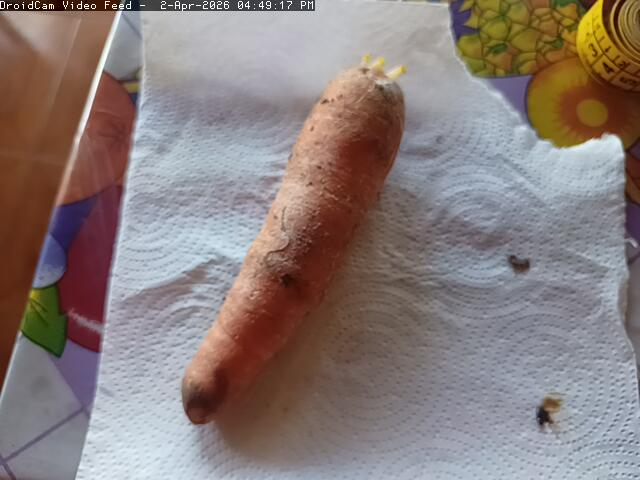
#> input picture Proyecto/test_img/droidcam-20260402-164917.jpg, 640 x 480 px; its folder holds only this picture in this run
$ python prediccion_img.py
#> lines starting #> are read from the running program, lines starting #| are printed output that depends on the picture
### Proyecto/kmeans.py
import numpy as np
import os
import matplotlib.pyplot as plt
from PIL import Image
from entrenamiento import PCA_propio
import cv2

# ─────────────────────────────────────────────
# 1. EXTRACCIÓN DE CARACTERÍSTICAS DE IMÁGENES
# ─────────────────────────────────────────────

def aplicar_grabcut(arr):
    img_uint8 = arr.astype(np.uint8)
    mask = np.zeros(img_uint8.shape[:2], np.uint8)

    h, w = img_uint8.shape[:2]
    margen = 0.10  # 10% de margen desde los bordes
    rect = (
        int(w * margen),        # x inicio
        int(h * margen),        # y inicio
        int(w * (1-2*margen)),  # ancho
        int(h * (1-2*margen))   # alto
    )

    bgd = np.zeros((1, 65), np.float64)
    fgd = np.zeros((1, 65), np.float64)
    cv2.grabCut(img_uint8, mask, rect, bgd, fgd, 5, cv2.GC_INIT_WITH_RECT)

    # Los píxeles con valor 2 o 0 son fondo, el resto es objeto
    mask2 = np.where((mask == 2) | (mask == 0), 0, 1).astype(np.uint8)

    # Aplicar máscara: fondo queda en negro
    resultado = arr * mask2[:, :, np.newaxis]
    return resultado.astype(np.float32), mask2

# ── Convertir RGB a HSV ──
def histogramas_hsv(a, mask=None):
    r,g,b = a[:,:,0]/255, a[:,:,1]/255, a[:,:,2]/255
    cmax  = np.maximum(np.maximum(r,g),b)
    cmin  = np.minimum(np.minimum(r,g),b)
    delta = cmax - cmin + 1e-8
    h_    = np.zeros_like(r)
    mask_r = cmax == r
    h_[mask_r] = 60*(((g[mask_r]-b[mask_r])/delta[mask_r])%6)
    mask_g = cmax == g
    h_[mask_g] = 60*(((b[mask_g]-r[mask_g])/delta[mask_g])+2)
    mask_b = cmax == b
    h_[mask_b] = 60*(((r[mask_b]-g[mask_b])/delta[mask_b])+4)
    s_ = delta/(cmax+1e-8)
    v_ = cmax

    # Aplanar y filtrar solo píxeles de la verdura
    if mask is not None:
        m = mask.flatten().astype(bool)
        h_f = h_.flatten()[m]
        s_f = s_.flatten()[m]
        v_f = v_.flatten()[m]
    else:
        h_f, s_f, v_f = h_.flatten(), s_.flatten(), v_.flatten()

    hh,_ = np.histogram(h_f, bins=32, range=(0,360))
    hs,_ = np.histogram(s_f, bins=16, range=(0,1))
    hv,_ = np.histogram(v_f, bins=16, range=(0,1))
    hh = hh/(hh.sum()+1e-8)
    hs = hs/(hs.sum()+1e-8)
    hv = hv/(hv.sum()+1e-8)
    return np.concatenate([hh, hs, hv])

def momento_central(img, p, q):
    h_, w_ = img.shape
    x = np.arange(w_)
    y = np.arange(h_)
    xx, yy = np.meshgrid(x, y)
    m00 = np.sum(img) + 1e-8
    cx  = np.sum(xx*img)/m00
    cy  = np.sum(yy*img)/m00
    return np.sum(((xx-cx)**p)*((yy-cy)**q)*img)

def extraer_caracteristicas_imagen(ruta, tam=(128, 128)):
    img = Image.open(ruta).convert("RGB")
    img = img.resize(tam)
    arr = np.array(img, dtype=np.float32)

    # ── Segmentación de fondo ──
    resultado, mask2 = aplicar_grabcut(arr)

    # ── Usar solo el 60% central (recortar fondo de bordes) ──
    h, w  = resultado.shape[:2]
    mh, mw = int(h * 0.2), int(w * 0.2)
    centro = resultado[mh:h-mh, mw:w-mw, :]
    mask_centro = mask2[mh:h-mh, mw:w-mw]

    # Features de imagen completa
    feat_completa = histogramas_hsv(resultado, mask=mask2)

    # Features solo del centro (más peso a la verdura)
    feat_centro   = histogramas_hsv(centro, mask=mask_centro)

    # Color promedio del centro
    media_rgb = np.mean(centro[mask_centro.astype(bool)], axis=0) / 255
    std_rgb   = np.std(centro[mask_centro.astype(bool)],  axis=0) / 255

     # --- Característica de aspecto ---
    coords = cv2.findNonZero(mask2)  # Píxeles del objeto
    aspect_ratio = 1.0  # valor neutro por defecto
    if coords is not None and len(coords) > 10:
        x, y, bw, bh = cv2.boundingRect(coords)
        if bh > 0:
            aspect_ratio = bw / bh  # < 1 → alargado (zanahoria), ~1 → redondo

    # Momentos de Hu sobre el centro
    gris = (0.299*centro[:,:,0] + 0.587*centro[:,:,1] + 0.114*centro[:,:,2]) / 255
    gris = gris * mask_centro  # solo píxeles de la verdura

    m00 = np.sum(gris)+1e-8
    u20 = momento_central(gris,2,0)/m00
    u02 = momento_central(gris,0,2)/m00
    u11 = momento_central(gris,1,1)/m00
    u30 = momento_central(gris,3,0)/m00
    u03 = momento_central(gris,0,3)/m00
    u21 = momento_central(gris,2,1)/m00
    u12 = momento_central(gris,1,2)/m00

    hu = np.array([
        u20+u02,
        (u20-u02)**2 + 4*u11**2,
        (u30-3*u12)**2 + (3*u21-u03)**2,
        (u30+u12)**2  + (u21+u03)**2,
        (u30-3*u12)*(u30+u12)*((u30+u12)**2-3*(u21+u03)**2)+
        (3*u21-u03)*(u21+u03)*(3*(u30+u12)**2-(u21+u03)**2),
        (u20-u02)*((u30+u12)**2-(u21+u03)**2)+4*u11*(u30+u12)*(u21+u03),
        (3*u21-u03)*(u30+u12)*((u30+u12)**2-3*(u21+u03)**2)-
        (u30-3*u12)*(u21+u03)*(3*(u30+u12)**2-(u21+u03)**2)
    ])
    # Se aplica logaritmo porque los momentos de orden alto tienen valores enormes comparados con los de orden bajo
    # np.sign preserva el signo original de hu
    hu_log = -np.sign(hu)*np.log10(np.abs(hu)+1e-10)

    return np.concatenate([
        feat_completa,                  # 64 features imagen completa
        feat_centro * 2,                # 64 features centro (peso doble)
        media_rgb,                      # 3
        std_rgb,                        # 3
        np.array([aspect_ratio]),       # 1
        hu_log                          # 7
    ])


# [21 lines left out: function cargar_dataset_imagenes, not called in this run]


# ─────────────────────────────────────────────
# 2. K-MEANS DESDE CERO
# ─────────────────────────────────────────────

class KMeans_propio:
    def __init__(self, k=4, max_iter=300, semilla=42):
        self.k = k
        self.max_iter = max_iter
        self.semilla = semilla
        self.centroides = None

    # [34 lines left out: functions fit, _asignar, not called in this run]

    def predict(self, X):
        return self._asignar(X)


# ─────────────────────────────────────────────
# 3. ASIGNAR ETIQUETAS A CLUSTERS
# ─────────────────────────────────────────────

# [15 lines left out: function asignar_etiquetas_clusters, not called in this run]


# ─────────────────────────────────────────────
# 4. VISUALIZACIÓN PCA DE IMÁGENES
# ─────────────────────────────────────────────

COLORES  = ["royalblue", "tomato", "gold", "mediumseagreen"]
MARKERS  = ["o", "s", "^", "D"]

# [36 lines left out: function graficar_clusters_2d, not called in this run]


# ─────────────────────────────────────────────
# 5. EJECUCIÓN PRINCIPAL
# ─────────────────────────────────────────────

# [76 lines that do not run on import are left out]

### Proyecto/prediccion_img.py
import numpy as np
from PIL import Image
from kmeans import extraer_caracteristicas_imagen, KMeans_propio
from entrenamiento import PCA_propio
import matplotlib.pyplot as plt
import os

# ── Cargar modelo ──
clases      = ["papa", "zanahoria", "choclo", "berenjena"]
centroides  = np.load("kmeans_centroides.npy")
#> (reads Proyecto/kmeans_centroides.npy from the repository)
media_norm  = np.load("img_media_norm.npy")
#> (reads Proyecto/img_media_norm.npy from the repository)
std_norm    = np.load("img_std_norm.npy")
#> (reads Proyecto/img_std_norm.npy from the repository)
mapa_arr    = np.load("img_mapa_clusters.npy")
#> (reads Proyecto/img_mapa_clusters.npy from the repository)
pca_comp    = np.load("img_pca_componentes.npy")
pca_media   = np.load("img_pca_media.npy")
mapa        = {int(k): int(v) for k, v in mapa_arr}

kmeans = KMeans_propio(k=4)
kmeans.centroides = centroides

# ── Función de predicción para una imagen ──
def predecir_imagen(ruta):
    feat = extraer_caracteristicas_imagen(ruta)
    feat_norm = (feat - media_norm) / (std_norm + 1e-8)
    feat_pca  = (feat_norm - pca_media) @ pca_comp
    cluster   = kmeans.predict(feat_pca.reshape(1, -1))[0]
    clase_idx = mapa[cluster]
    return clases[clase_idx]

# ── Probar con imágenes de test ──
carpeta_test = "test_img/"

print(f"Features esperadas por el modelo: {media_norm.shape[0]}")
feat_prueba = extraer_caracteristicas_imagen(os.path.join(carpeta_test, os.listdir(carpeta_test)[0]))
#> in extraer_caracteristicas_imagen, img is the input picture: PIL image 640x480 RGB; mean R, G, B 138.1, 125.4, 123
#> in extraer_caracteristicas_imagen, `img = img.resize(tam)`:
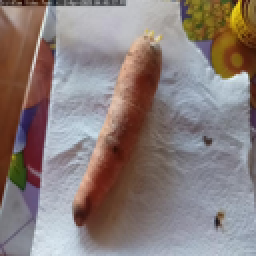
#> img: PIL image 128x128 RGB (shown 2 times larger); mean R, G, B 138.1, 125.4, 123
#> in aplicar_grabcut, `resultado = arr * mask2[:, :, np.newaxis]`: resultado: shape (128, 128, 3) float32; every value is 0
#> in extraer_caracteristicas_imagen, `resultado, mask2 = aplicar_grabcut(arr)`: mask2: shape (128, 128); every value is 0
#> in extraer_caracteristicas_imagen, `centro = resultado[mh:h-mh, mw:w-mw, :]`: centro: shape (78, 78, 3) float32; every value is 0
#> in extraer_caracteristicas_imagen, `mask_centro = mask2[mh:h-mh, mw:w-mw]`: mask_centro: shape (78, 78); every value is 0
#> in histogramas_hsv, `r,g,b = a[:,:,0]/255, a[:,:,1]/255, a[:,:,2]/255`: r: shape (128, 128) float32; every value is 0
#> in histogramas_hsv, `delta = cmax - cmin + 1e-8`: delta: shape (128, 128) float32; every value is 1e-08
#> in histogramas_hsv, `mask_r = cmax == r`: mask_r: shape (128, 128) bool; every value is 1
#> in histogramas_hsv, `h_[mask_g] = 60*(((b[mask_g]-r[mask_g])/delta[mask_g])+2)`: h_: shape (128, 128) float32; every value is 120
#> in histogramas_hsv, `h_[mask_b] = 60*(((r[mask_b]-g[mask_b])/delta[mask_b])+4)`: h_: shape (128, 128) float32; every value is 240
#> in histogramas_hsv, `s_ = delta/(cmax+1e-8)`: s_: shape (128, 128) float32; every value is 1
#> in histogramas_hsv, `h_f = h_.flatten()[m]`: h_f = empty array
#> in histogramas_hsv, `hh,_ = np.histogram(h_f, bins=32, range=(0,360))`: hh = 32 values from 0 to 0
#> in histogramas_hsv, `hs,_ = np.histogram(s_f, bins=16, range=(0,1))`: hs = [0, 0, 0, 0, 0, 0, 0, 0, 0, 0, 0, 0, 0, 0, 0, 0]
#> in extraer_caracteristicas_imagen, `feat_completa = histogramas_hsv(resultado, mask=mask2)`: feat_completa = 64 values from 0 to 0
#> in histogramas_hsv (call 2), `r,g,b = a[:,:,0]/255, a[:,:,1]/255, a[:,:,2]/255`: r: shape (78, 78) float32; every value is 0
#> in histogramas_hsv (call 2), `delta = cmax - cmin + 1e-8`: delta: shape (78, 78) float32; every value is 1e-08
#> in histogramas_hsv (call 2), `mask_r = cmax == r`: mask_r: shape (78, 78) bool; every value is 1
#> in histogramas_hsv (call 2), `h_[mask_g] = 60*(((b[mask_g]-r[mask_g])/delta[mask_g])+2)`: h_: shape (78, 78) float32; every value is 120
#> in histogramas_hsv (call 2), `h_[mask_b] = 60*(((r[mask_b]-g[mask_b])/delta[mask_b])+4)`: h_: shape (78, 78) float32; every value is 240
#> in histogramas_hsv (call 2), `s_ = delta/(cmax+1e-8)`: s_: shape (78, 78) float32; every value is 1
#> in extraer_caracteristicas_imagen, `media_rgb = np.mean(centro[mask_centro.astype(bool)], axis=0) / 255`: media_rgb = [nan, nan, nan]
#> in extraer_caracteristicas_imagen, `coords = cv2.findNonZero(mask2)`: coords = None
#> in extraer_caracteristicas_imagen, `m00 = np.sum(gris)+1e-8`: m00 = 1e-08
#> in momento_central, `cx  = np.sum(xx*img)/m00`: cx = 0
#> in extraer_caracteristicas_imagen, `hu = np.array([ u20+u02, (u20-u02)**2 + 4*u11**2, (u30-3*u12)**2 + (3*..`: hu = [0, 0, 0, 0, 0, 0, 0]
print(f"Features que genera extraer_caracteristicas_imagen: {feat_prueba.shape[0]}")
#| Features que genera extraer_caracteristicas_imagen: 142

for archivo in os.listdir(carpeta_test):
    if not archivo.lower().endswith((".jpg", ".jpeg", ".png")):
        continue
    ruta = os.path.join(carpeta_test, archivo)
    prediccion = predecir_imagen(ruta)
#> (the run stopped early here; a loop or call above may not have finished)
